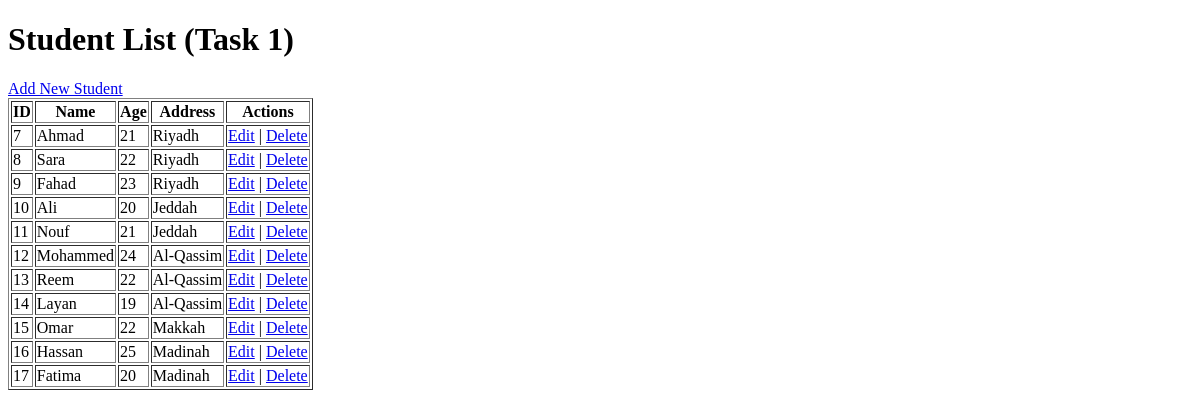
Page /books/lab11/task1/list on the earlier database version.
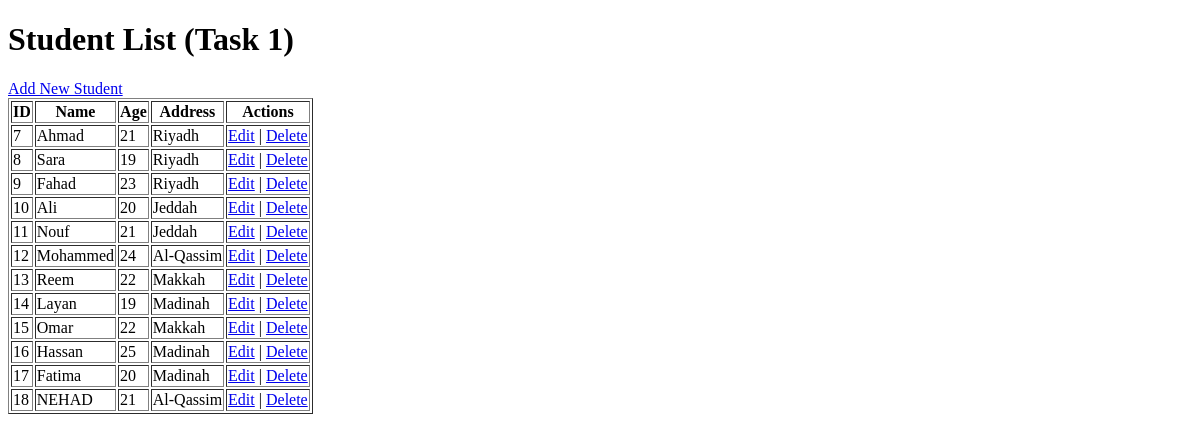
Same page on the later database version.
### apps/bookmodule/models.py (models this page shows, shortened)
class Student(models.Model):
    name = models.CharField(max_length=100)
    age = models.IntegerField(null=True, blank=True)
    address = models.ForeignKey(Address, on_delete=models.CASCADE, null=True, blank=True)
    card = models.OneToOneField(Card, on_delete=models.PROTECT, null=True, blank=True)
    department = models.ForeignKey(Department, on_delete=models.CASCADE, null=True, blank=True)
    courses = models.ManyToManyField(Course, blank=True)

class Address(models.Model):
    city = models.CharField(max_length=50)
    def __str__(self):
        return self.city

### apps/bookmodule/views.py (the view)
# urls.py: path('lab11/task1/list', views.lab11_task1_list, name='lab11_task1_list'),
def lab11_task1_list(request):
    students = Student.objects.all()
    return render(request, 'bookmodule/lab11/task1_list.html', {'students': students})

### apps/templates/bookmodule/lab11/task1_list.html
<!DOCTYPE html>
<html>
<head><title>Student List</title></head>
<body>
    <h1>Student List (Task 1)</h1>
    <a href="{% url 'books:lab11_task1_add' %}">Add New Student</a>
    <table border="1">
        <tr><th>ID</th><th>Name</th><th>Age</th><th>Address</th><th>Actions</th></tr>
        {% for student in students %}
        <tr>
            <td>{{ student.id }}</td>
            <td>{{ student.name }}</td>
            <td>{{ student.age }}</td>
            <td>{{ student.address }}</td>
            <td>
                <a href="{% url 'books:lab11_task1_edit' student.id %}">Edit</a> |
                <a href="{% url 'books:lab11_task1_delete' student.id %}">Delete</a>
            </td>
        </tr>
        {% endfor %}
    </table>
</body>
</html>

Differences in the rows shown:
changed Student "Sara": age "22" → "19"
changed Student "Reem": address "Al-Qassim" → "Makkah"
changed Student "Layan": address "Al-Qassim" → "Madinah"
added Student: id "18", name "NEHAD", age "21", address "Al-Qassim"
